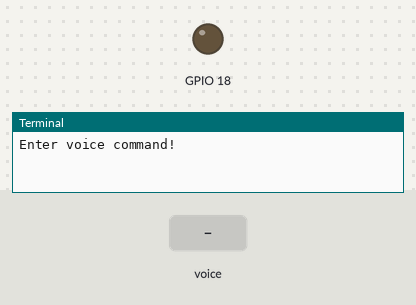
Bench run of a program on a simulated Raspberry Pi (BCM pin numbers). Parts: output pins drawn as LEDs (lit = HIGH), the last lines printed to the terminal. The test bench sets the inputs (shaded band). Speech is recognised word for word in 0.5 s. At 6.8 s the program stops and its outputs stay as they are.

Above: at 1.2 s.
1.3 s: "switch on" is said to the microphone
At 2.4 s:
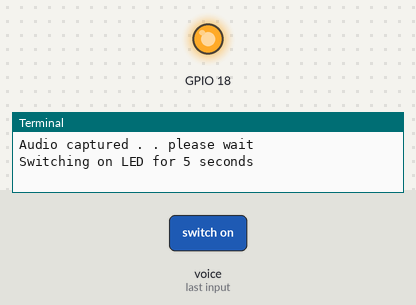
Timing chart, 0 to 8.3 s (numbered marks = the images above; inputs shaded):
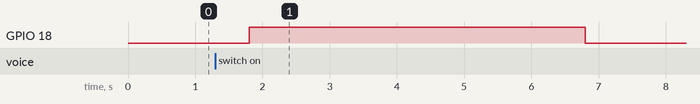

Measured:
- after the input at 1.3 s, GPIO 18: LOW → HIGH after 0.50 s, → LOW 5.0 s later

The program:

voice_led.py
```python
#!/usr/bin/env python3
# -*- coding: utf-8 -*-
"""
Created on Sun Nov  1 21:24:09 2020

@author: virag
"""
# import libraries
import RPi.GPIO as GPIO
import time
import speech_recognition as sr

# function to capture audio using default mic and parse audio to text
def capture_audio():
    r = sr.Recognizer()
    with sr.Microphone() as source:
        r.adjust_for_ambient_noise(source, duration=1)
        print("Enter voice command!\n")
        audio = r.listen(source,phrase_time_limit=5)
        print ("Audio captured . . please wait")
    response = r.recognize_google(audio)
    return response

# function to operate gpio via output of audio capture function above
def operate_gpio():
    response = capture_audio()
    if "switch on" in response:
        print ("Switching on LED for 5 seconds\n")
        GPIO.setmode(GPIO.BCM)
        GPIO.setup(18, GPIO.OUT)
        GPIO.output(18, GPIO.HIGH)
        time.sleep(5)
        GPIO.output(18, GPIO.LOW)
        GPIO.cleanup()
        print ("Switching off LED")
    else:
        print ("Incorrect command, terminating program")

# main function
def main():
	operate_gpio()

if __name__ == "__main__":
    main()
```
